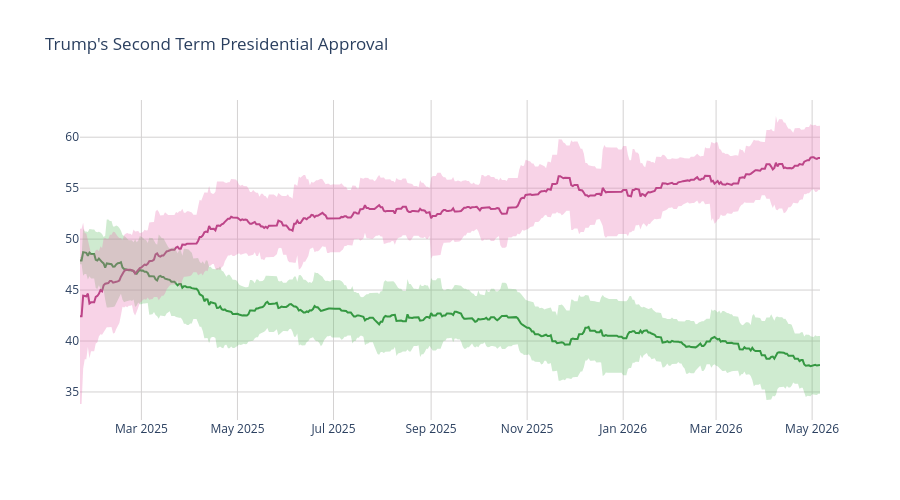

Here is the notebook cell this chart was saved with:
### Code cell
disappr_ci_hex = "#e86eaf"
appr_ci_hex = "#60be65"
disappr_ci_rgba = "rgba(232, 110, 175, 0.3)"
appr_ci_rgba = "rgba(96, 190, 101, 0.3)"
grid_col = "#d4d2d2"


# Approve
fig = go.Figure(go.Scatter(
    x=pres['end_date'],
    y=pres['approve'],
    hovertemplate="%{y:.2f}%",
    name="<b>Approve</b>",
    line=dict(color="#228833"),
    showlegend=False
))

# Disapprove
fig.add_trace(go.Scatter(
    x=pres['end_date'],
    y=pres['disapprove'],
    hovertemplate="%{y:.2f}%",
    name="<b>Disapprove</b>",
    line=dict(color="#aa3377"),
    showlegend=False
    )
)

# Approve CI
fig.add_traces([

    # Upper bound
    go.Scatter(
        x=pres['end_date'],
        y=pres['approve_upper_ci'],
        marker=dict(color=appr_ci_hex),
        line=dict(width=0),
        mode='lines',
        showlegend=False,
        hoverinfo="skip"
    ),

    # Lower bound
    go.Scatter(
        x=pres['end_date'],
        y=pres['approve_lower_ci'],
        marker=dict(color=appr_ci_hex),
        line=dict(width=0),
        mode='lines',
        fillcolor=appr_ci_rgba,
        fill="tonexty",
        showlegend=False,
        hoverinfo="skip"
    )
])

# Disapprove CI
fig.add_traces([

    # Upper bound
    go.Scatter(
        x=pres['end_date'],
        y=pres['disapprove_upper_ci'],
        marker=dict(color=disappr_ci_hex),
        line=dict(width=0),
        mode='lines',
        showlegend=False,
        hoverinfo="skip"
    ),

    # Lower bound
    go.Scatter(
        x=pres['end_date'],
        y=pres['disapprove_lower_ci'],
        marker=dict(color=disappr_ci_hex),
        line=dict(width=0),
        mode='lines',
        fillcolor=disappr_ci_rgba,
        fill="tonexty",
        showlegend=False,
        hoverinfo="skip"
    )
])

fig.update_layout(
    title=dict(text="Trump's Second Term Presidential Approval"),
    hovermode="x"
)

fig.update_xaxes(gridcolor=grid_col)
fig.update_yaxes(gridcolor=grid_col)

fig.update_layout(hovermode="x", hoverlabel_align="right", plot_bgcolor="rgba(0, 0, 0, 0)", height=500)
fig.show()

### Figure 1 — Plotly figure (JSON) as saved in the notebook; plotly's stock layout.template omitted (floating-point values rounded to 4 significant figures; data arrays with more than 128 entries replaced by an {"elided": "..."} marker saying what was removed)
{"data": [{"hovertemplate": "%{y:.2f}%", "line": {"color": "#228833"}, "name": "<b>Approve</b>", "showlegend": false, "type": "scatter", "x": {"elided": "471 str values"}, "y": {"elided": "471 float values"}}, {"hovertemplate": "%{y:.2f}%", "line": {"color": "#aa3377"}, "name": "<b>Disapprove</b>", "showlegend": false, "type": "scatter", "x": {"elided": "471 str values"}, "y": {"elided": "471 float values"}}, {"hoverinfo": "skip", "line": {"width": 0}, "marker": {"color": "#60be65"}, "mode": "lines", "showlegend": false, "type": "scatter", "x": {"elided": "471 str values"}, "y": {"elided": "471 float values"}}, {"fill": "tonexty", "fillcolor": "rgba(96, 190, 101, 0.3)", "hoverinfo": "skip", "line": {"width": 0}, "marker": {"color": "#60be65"}, "mode": "lines", "showlegend": false, "type": "scatter", "x": {"elided": "471 str values"}, "y": {"elided": "471 float values"}}, {"hoverinfo": "skip", "line": {"width": 0}, "marker": {"color": "#e86eaf"}, "mode": "lines", "showlegend": false, "type": "scatter", "x": {"elided": "471 str values"}, "y": {"elided": "471 float values"}}, {"fill": "tonexty", "fillcolor": "rgba(232, 110, 175, 0.3)", "hoverinfo": "skip", "line": {"width": 0}, "marker": {"color": "#e86eaf"}, "mode": "lines", "showlegend": false, "type": "scatter", "x": {"elided": "471 str values"}, "y": {"elided": "471 float values"}}], "layout": {"height": 500, "hoverlabel": {"align": "right"}, "hovermode": "x", "plot_bgcolor": "rgba(0, 0, 0, 0)", "title": {"text": "Trump's Second Term Presidential Approval"}, "xaxis": {"gridcolor": "#d4d2d2"}, "yaxis": {"gridcolor": "#d4d2d2"}}}
